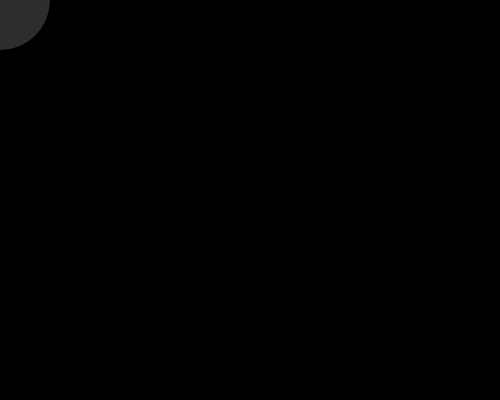
Frame 1 (no input)
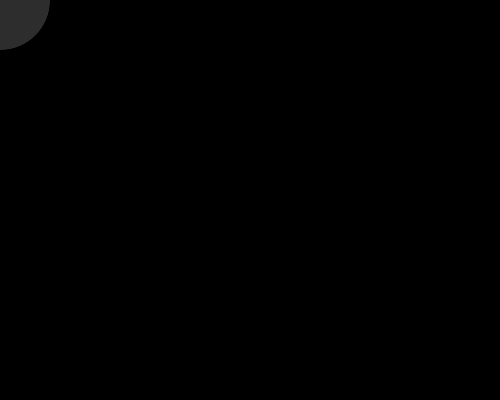
Frame 60 (the mouse pressed at the canvas centre just before this capture)
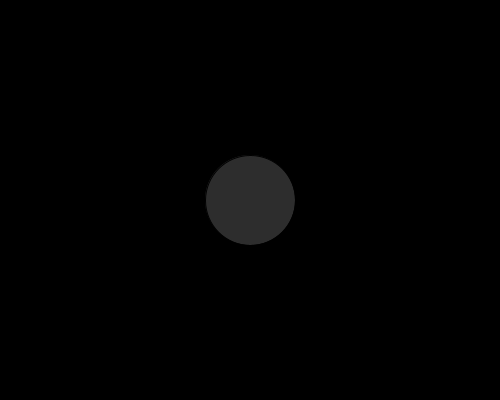
Frame 120 (the mouse held since frame 60 and released just before this capture)

The Processing sketch that drew these frames (run headless with seeded random() and noise(); from frame 60 on, the mouse is pressed at the canvas centre):

// Processing sketch: Variables_2_10
// ── Variables_2_10.pde
//Variables Example 2.10
//local variable declare inside of the draw() 
//diamter variable is re-created each time draw() called and value reset to 100

void setup(){
 size(500,400);
 background(0);
 stroke(0);
 fill(45,45,45);

}


void draw(){
 int diameter =100 ;
 if (mousePressed){
  diameter = diameter-10;
  background(0);
 
 }
 ellipse(mouseX , mouseY , diameter, diameter);


}
